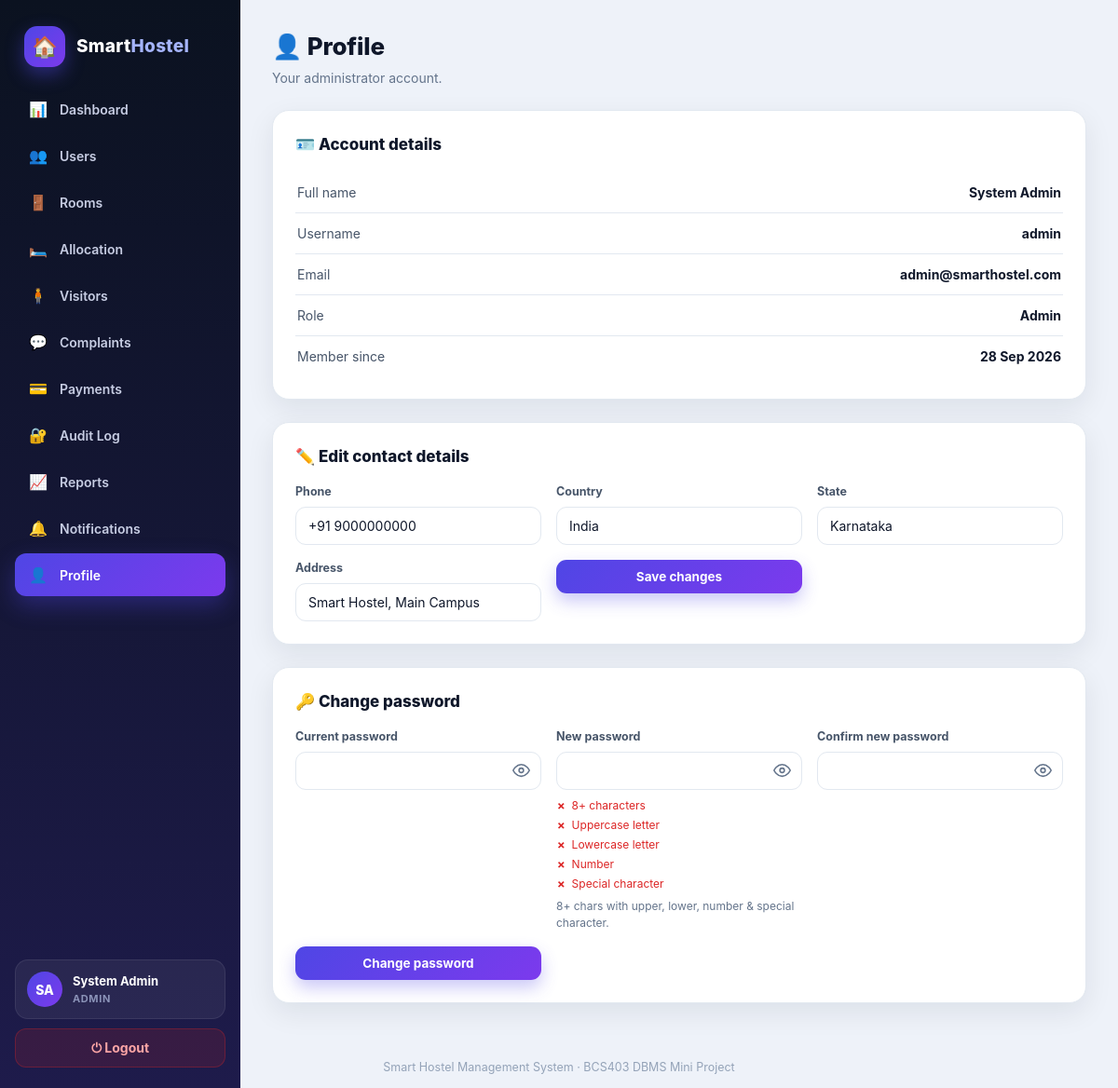
Screenshot of /admin/profile.php (signed in) with the database file from the repository.
### tables this page shows
CREATE TABLE IF NOT EXISTS users (
    id          INT AUTO_INCREMENT PRIMARY KEY,
    full_name   VARCHAR(100)  NOT NULL,
    username    VARCHAR(30)   NOT NULL UNIQUE,
    email       VARCHAR(100)  NOT NULL UNIQUE,
    phone       VARCHAR(25)   NOT NULL,
    country     VARCHAR(100)  DEFAULT NULL,
    state       VARCHAR(100)  DEFAULT NULL,
    address     TEXT          DEFAULT NULL,
    password    VARCHAR(255)  NOT NULL,
    google_id   VARCHAR(255)  DEFAULT NULL UNIQUE,
    auth_provider ENUM('local','google') NOT NULL DEFAULT 'local',
    role        ENUM('admin','student') NOT NULL DEFAULT 'student',
    status      ENUM('active','inactive','pending_verification') NOT NULL DEFAULT 'active',
    created_at  TIMESTAMP DEFAULT CURRENT_TIMESTAMP
);

### includes/config.php (called while the page is built, shortened)
<?php
function safe($val) {
    return htmlspecialchars((string)$val, ENT_QUOTES, 'UTF-8');
}
function formatDate($date, $fallback = '-') {
    $t = strtotime($date);
    return $t ? date('d M Y', $t) : $fallback;
}

### admin/profile.php (the view, shortened to what this page needs)
<?php
require_once __DIR__ . '/../includes/config.php';
$adminId = (int)$_SESSION['user_id'];
$stmt = $conn->prepare('SELECT * FROM users WHERE id = ?');
$stmt->bind_param('i', $adminId);
$stmt->execute();
$user = $stmt->get_result()->fetch_assoc();
require_once __DIR__ . '/../includes/header.php';
?>
<div class="layout">
<?php require_once __DIR__ . '/../includes/sidebar.php'; ?>
<main class="main">
    <div class="page-head">
        <h1>👤 Profile</h1>
        <p>Your administrator account.</p>
    </div>
    <div class="card">
        <h2>🪪 Account details</h2>
        <div class="info-list">
            <div class="info-row"><span>Full name</span><strong><?php echo safe($user['full_name']); ?></strong></div>
            <div class="info-row"><span>Username</span><strong><?php echo safe($user['username']); ?></strong></div>
            <div class="info-row"><span>Email</span><strong><?php echo safe($user['email']); ?></strong></div>
            <div class="info-row"><span>Role</span><strong><?php echo safe(ucfirst($user['role'])); ?></strong></div>
            <div class="info-row"><span>Member since</span><strong><?php echo formatDate($user['created_at']); ?></strong></div>
        </div>
    </div>
    <div class="card">
        <h2>✏️ Edit contact details</h2>
        <form method="POST" class="form-grid">
            <div class="field"><label>Phone</label><input class="input" name="phone" value="<?php echo safe($user['phone']); ?>"></div>
            <div class="field"><label>Country</label><input class="input" name="country" value="<?php echo safe($user['country'] ?? ''); ?>"></div>
            <div class="field"><label>State</label><input class="input" name="state" value="<?php echo safe($user['state'] ?? ''); ?>"></div>
            <div class="field"><label>Address</label><input class="input" name="address" value="<?php echo safe($user['address'] ?? ''); ?>"></div>
            <div class="field"><button class="btn btn-primary" type="submit">Save changes</button></div>
        </form>
    </div>
    <div class="card">
        <h2>🔑 Change password</h2>
        <form method="POST" class="form-grid">
            <div class="field"><label>Current password</label><input class="input" type="password" name="current_password" id="current_password" required></div>
            <div class="field"><label>New password</label><input class="input" type="password" name="new_password" id="new_password" data-pw-meter required><span class="hint">8+ chars with upper, lower, number & special character.</span></div>
            <div class="field"><label>Confirm new password</label><input class="input" type="password" name="confirm_password" id="confirm_password" data-pw-match="#new_password" required></div>
            <div class="field"><button class="btn btn-primary" type="submit">Change password</button></div>
        </form>
    </div>
</main>
</div>
<?php require_once __DIR__ . '/../includes/footer.php'; ?>

### assets/css/style.css (style rules this page uses)
:root { --bg: #eef2f9; --surface: #ffffff; --ink: #0f172a; --muted: #64748b; --line: #e2e8f0; --accent: #4f46e5; --accent-2: #7c3aed; --accent-soft: #eef0ff; --success: #16a34a; --success-soft: #dcfce7; --danger: #dc2626; --danger-soft: #fee2e2; --warning: #b45309; --warning-soft: #fef3c7; --info: #1d4ed8; --info-soft: #dbeafe; --sidebar-1: #0b1220; --sidebar-2: #1e1b4b; --radius: 18px; --shadow: 0 10px 30px rgba(15, 23, 42, .08); --shadow-lg: 0 24px 60px rgba(15, 23, 42, .14); }
* { margin: 0; padding: 0; box-sizing: border-box; }
body { font-family: "Inter", "Segoe UI", system-ui, -apple-system, Arial, sans-serif; background: var(--bg); color: var(--ink); line-height: 1.5; }
.layout { display: flex; min-height: 100vh; }
.main { margin-left: 258px; flex: 1; padding: 30px 34px 10px; min-width: 0; }
.page-head { margin-bottom: 24px; }
.page-head h1 { font-size: 26px; font-weight: 800; letter-spacing: -.2px; }
.page-head p { color: var(--muted); margin-top: 4px; font-size: 14px; }
.card { background: var(--surface); border-radius: var(--radius); box-shadow: var(--shadow); border: 1px solid var(--line); padding: 24px; margin-bottom: 24px; }
.card > h2 { font-size: 17px; font-weight: 800; margin-bottom: 16px; display: flex; align-items: center; gap: 9px; }
.btn { display: inline-flex; align-items: center; justify-content: center; gap: 7px; border: none; cursor: pointer; text-decoration: none; padding: 10px 18px; border-radius: 11px; font-weight: 700; font-size: 13.5px; font-family: inherit; transition: transform .15s, box-shadow .15s, background .15s; }
.btn-primary { background: linear-gradient(135deg, var(--accent), var(--accent-2)); color: #fff; box-shadow: 0 8px 18px rgba(79, 70, 229, .30); }
.form-grid { display: grid; grid-template-columns: repeat(auto-fit, minmax(220px, 1fr)); gap: 16px; }
.field { display: flex; flex-direction: column; gap: 6px; }
.field label { font-size: 12.5px; font-weight: 700; color: #475569; }
.input, select.input, textarea.input { border: 1.5px solid var(--line); border-radius: 11px; padding: 11px 13px; font-size: 14px; font-family: inherit; background: #fff; color: var(--ink); width: 100%; outline: none; transition: border-color .15s, box-shadow .15s; }
.hint { font-size: 12px; color: var(--muted); }
.info-list { display: flex; flex-direction: column; }
.info-row { display: flex; justify-content: space-between; gap: 14px; padding: 11px 2px; border-bottom: 1px solid var(--line); font-size: 14px; color: #475569; }
.info-row:last-child { border-bottom: none; }
.info-row strong { color: var(--ink); text-align: right; }
.pw-wrap .input { width: 100%; padding-right: 46px; }

### rows the page displays
users: full_name "System Admin", username "admin", email "admin@smarthostel.com", role "Admin", created_at "28 Sep 2026", phone "+91 9000000000", country "India", state "Karnataka", address "Smart Hostel, Main Campus"

### other values shown
safe($navInitials) "SA"
safe($navName) "System Admin"
safe(ucfirst($navRole)) "ADMIN"
